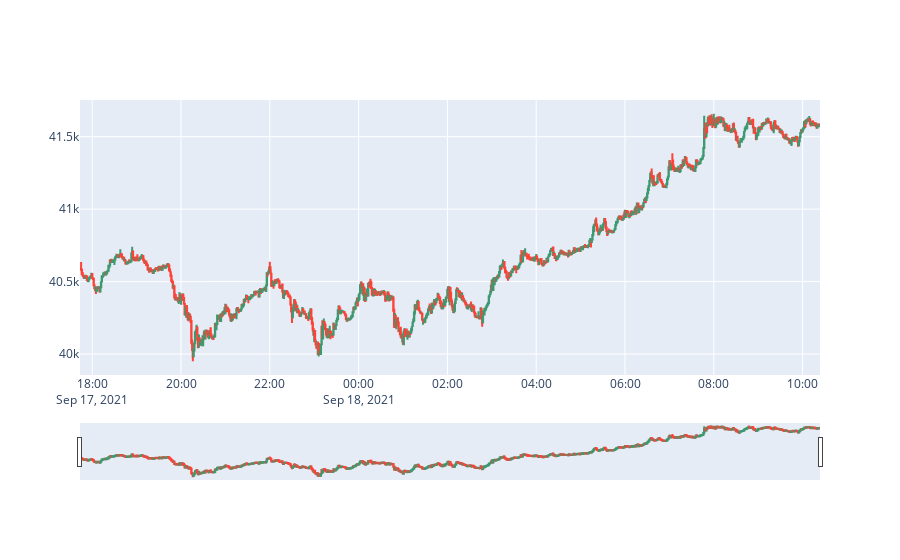

Notebook cell for this chart:
### Code cell
fig = go.Figure(data=go.Candlestick(
    x=df_data_dtFilter.index
    ,open=df_data_dtFilter['open']
    ,close=df_data_dtFilter["close"]
    ,high=df_data_dtFilter["high"]
    ,low=df_data_dtFilter["low"]
))                             


fig.update_xaxes(rangebreaks=[dict(values=l_skipDates, dvalue=(60* 1000))]
)

fig.show()

### Figure 1 — Plotly figure (JSON) as saved in the notebook; plotly's stock layout.template omitted (floating-point values rounded to 4 significant figures; data arrays with more than 128 entries replaced by an {"elided": "..."} marker saying what was removed)
{"data": [{"close": {"elided": "1000 float values"}, "high": {"elided": "1000 float values"}, "low": {"elided": "1000 float values"}, "open": {"elided": "1000 float values"}, "type": "candlestick", "x": {"elided": "1000 str values"}}], "layout": {"xaxis": {"rangebreaks": [{"dvalue": 60000, "values": []}]}}}
